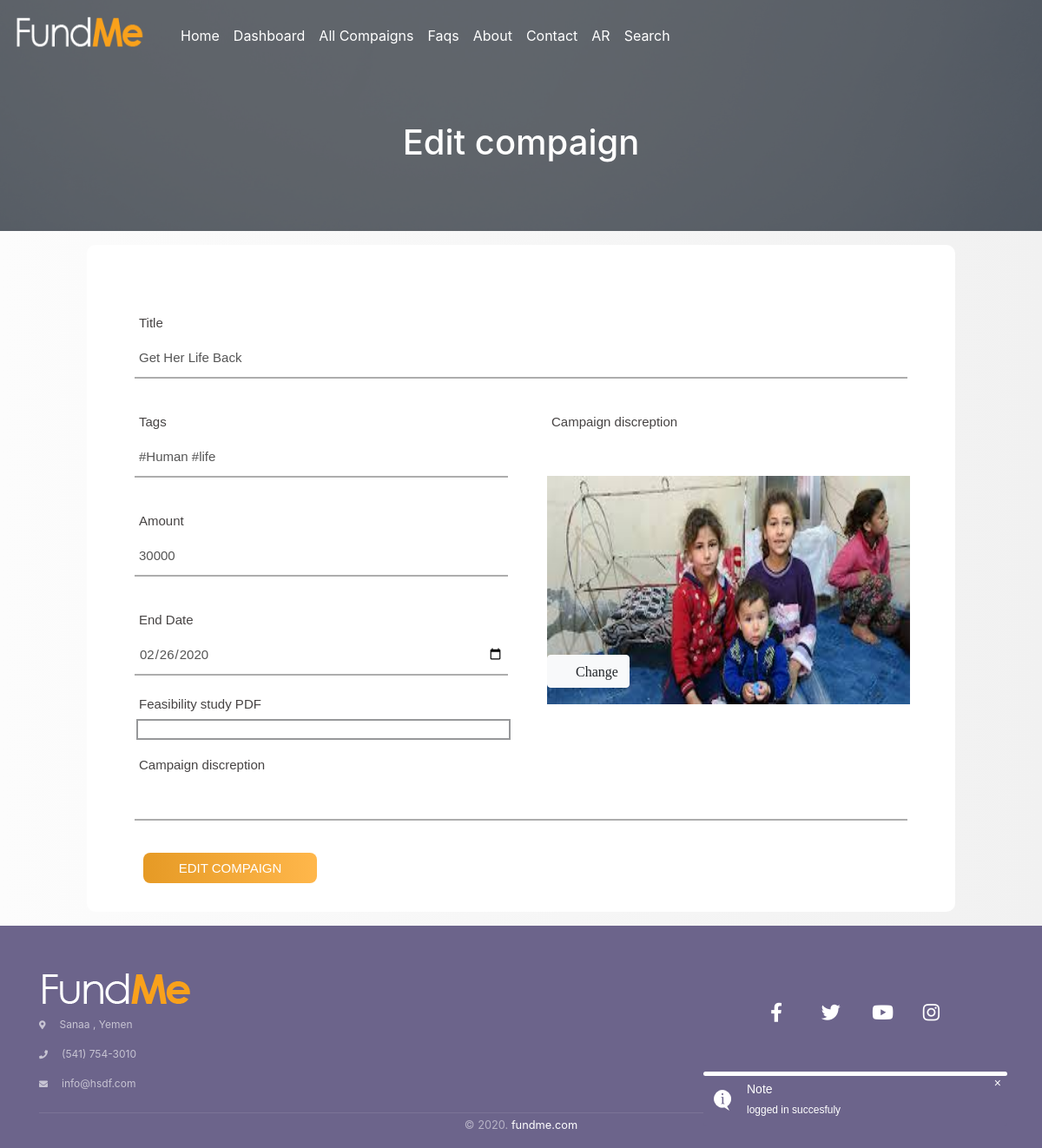
/manageUserCompaign/index/49 (signed in), run on the app's committed database.
### tables this page shows
CREATE TABLE `compigans` (
  `id` int(11) NOT NULL,
  `owner_id` int(11) NOT NULL,
  `title` varchar(100) NOT NULL,
  `galary` text NOT NULL,
  `descrption` text NOT NULL,
  `file` text NOT NULL,
  `tags` text NOT NULL,
  `status` varchar(10) NOT NULL,
  `cost` double NOT NULL,
  `duration` timestamp NOT NULL DEFAULT current_timestamp() ON UPDATE current_timestamp(),
  `pending` int(11) NOT NULL DEFAULT 0,
  `updates` text DEFAULT NULL,
  `created_at` timestamp NOT NULL DEFAULT current_timestamp(),
  `update_at` timestamp NOT NULL DEFAULT current_timestamp()
);

### app/Controllers/manageUserCompaignController.php (called while the page is built, shortened)
<?php
class manageUserCompaignController extends Controller
{
    private $compaignModel;
    public function __construct()
    {
      $this->compaignModel=$this->model->getModel();
    }
    public function index($id='')
    {
      $compaign=$this->compaignModel->find([$id]);
      $this->view->pageTitle='Pinding Users';
      $this->view->render();
    }
}
 ?>

### public/index.php (called while the page is built, shortened)
<?php
$app= new Application;
 ?>

### app/Core/DB.php (called while the page is built, shortened)
<?php
class DB {
      protected $pdoObject;
      public function __construct() {
        try {
          $this->pdoObject=new PDO(DB::DNS,DB::DBUSER,DB::DBPASS);
          $this->pdoObject->setAttribute(PDO::ATTR_DEFAULT_FETCH_MODE,PDO::FETCH_ASSOC);
          $this->pdoObject->setAttribute(PDO::ATTR_ERRMODE, PDO::ERRMODE_EXCEPTION);
          } catch (PDOException $e) {
              echo 'Connection failed: ' . $e->getMessage();
             }
      }
      public function QueryCrud ($sql,$args=array(),$type=1){
        $query=$this->pdoObject->prepare($sql);
        $query->execute($args);
        if($type){
          $data=$query->fetchAll();
               return $data;
        }
        else
            return $this->pdoObject->lastInsertId();
    }
}

### app/Models/Compaign.php (called while the page is built, shortened)
<?php
class Compaign
{
  protected $db;
  function __construct()
  {
    $this->db=new DB();
  }
  public function find($aData)
  {
    $oStmt = 'SELECT * FROM compigans WHERE id =?';
        return $this->db->QueryCrud($oStmt,$aData);
  }
}
  ?>

### app/Core/Controller.php (called while the page is built, shortened)
<?php
class Controller
{
  public function model($modelName)
  {
    $this->model=new Model($modelName);
  }
}
 ?>

### app/Core/Model.php (called while the page is built, shortened)
<?php
class Model{
    protected $model_file;
    public function __construct($model_file)
    {
        $this->model_file=$model_file;
    }
    public function getModel(){
        if (file_exists(MODEL. $this->model_file.'.php')) {
            $this->modelObj= new $this->model_file;
              return $this->modelObj;
     }
}
}

### app/Views/home/editCompaign.phtml (the view, shortened to what this page needs)
<?php
include  VIEW.'layouts'.DIRECTORY_SEPARATOR.'header.phtml';
$compaign=$this->view_data['compaign'][0];
?>
<body>
  <section class="cover-background top-space section-img" >
        <div class="opacity-medium bg-dark"></div>
        <div class="container">
            <div class="row">
                <div class="col-md-12 col-sm-12 col-xs-12 display-table page-title">
                    <div class="vertical-align-middle text-center">
                        <h1 class="text-white text-shadow-black"><?php echo $lang['item120']?></h1>
                    </div>
                </div>
            </div>
        </div>
    </section>
  <div class="container-login100">
			<div class="wrap-login100 com1000" >
      <form class="login100-form validate-form"  action="/manageUserCompaign/uploadFiles" id="addCompignForm" name="addCompignForm" method="post" enctype="multipart/form-data">
				<form class="login100-form validate-form"  action="/compaign/uploadFiles" id="addCompignForm" name="addCompignForm" method="post" enctype="multipart/form-data">
				<div class="row">
				<div class="col-md-12">
				<div class="wrap-input100 " >
            <label for="files" class='btn-label' ><?php echo $lang['item33']?></label>
						<input class="input100" type="text" name="Title"  value="<?php echo $compaign['title']; ?>" oninput="stringlength(document.addCompignForm.Title, 10, 50); " />
					</div>
				</div>
				 <div class="col-md-6">
					<div class="wrap-input100 " >
            <label for="files" class='btn-label' ><?php echo $lang['item34']?></label>
						<input class="input100" type="text" name="Tags"  value='<?php if(isset($_POST['Tags']))echo$_POST['Tags']; else echo $compaign['tags']; ?>'  oninput=" stringlength(document.addCompignForm.Tags, 2, 20)" >
					</div>
					<div class="wrap-input100 " >
            <label for="files" class='btn-label' ><?php echo $lang['item35']?></label>
						<input class="input100" type="number" name="Amount"  value='<?php if(isset($_POST['Amount']))echo$_POST['Amount']; else echo $compaign['cost'];?>'   />
					</div>
					<div class="wrap-input100 mb20" >
             <label for="files" class='btn-label' ><?php echo $lang['item36']; ?></label>
						<input class="input100" type="date" name="Deuration"  value='<?php if(isset($_POST['Deuration']))echo$_POST['Deuration']; else echo explode(" ",$compaign['created_at'])[0]?>' oninput="validateDate(document.addCompignForm.Deuration)"/>
					</div>
					<div  >
					<label for="files" class='btn-label' >
					<?php echo $lang['item38']?></label>
					<div class="container pdf-cont">
						<div class='pdf-div' style="padding: 10px"   >
						</div>
					</div>
					</div>
				</div>
				<div class="col-md-6">
          <div class="container cont-pdf" >
            <label for="files" class='btn-label' ><?php echo $lang['item37']?></label>
						<img src="/uploads/<?php echo $compaign['galary']; ?>" alt="choose image" style="width: 418px; height:263px; margin-top:45px;"   id='image' class="profileImg mt-30">
						  <i class='fas fa-check btn btn-light change-btn'> Change</i>
					</div>
				</div>
				<div class="col-md-12 mt-3">
				<div class="wrap-input100 " >
				<label for="descrption" class='btn-label' ><?php echo $lang['item37']?></label>
					</div>
				</div>
					<div class="" style="width: 200px; float:left; margin-left:25px">
						<div class="wrap-login100-form-btn">
							<div class="login100-form-bgbtn"></div>
							<button type="button" class="login100-form-btn" id="addComp"name="addComp" onclick="serverSideValidation();" ><?php echo $lang['item120']?></button>
						</div>
					</div>
				</form>
			</div>
		</div>
    <?php include  VIEW.'layouts'.DIRECTORY_SEPARATOR.'footer_section.phtml'; ?>
    <?php include  VIEW.'layouts'.DIRECTORY_SEPARATOR.'footer.phtml'; ?>

### public/css/home/all.css (style rules this page uses)
.fa, .fas, .far, .fal, .fab { -moz-osx-font-smoothing: grayscale; -webkit-font-smoothing: antialiased; display: inline-block; font-style: normal; font-variant: normal; text-rendering: auto; line-height: 1; }
.fa-check:before { content: "\f00c"; }
.fa, .fas { font-family: 'Font Awesome 5 Free'; font-weight: 900; }

### public/css/home/style-ltr.css (style rules this page uses)
html * { -webkit-font-smoothing: antialiased; }
html { scroll-behavior: smooth; }
.bg-dark { background-color: rgba(0, 0, 0, 0.56); }
.opacity-medium { position: absolute; height: 100%; width: 100%; opacity: 0.75; top: 0; right: 0; }
.cover-background { position: relative !important; background-size: cover !important; overflow: hidden !important; background-position: center !important; background-repeat: no-repeat !important; }
.top-space { padding-top: 140px; }
.page-title { padding-bottom: 70px; }
::placeholder { font-size: 16px; color: rgb(104, 101, 101); }
.text-white { color: #FFF; }
*, *:before, *:after { -webkit-box-sizing: inherit; box-sizing: inherit; }
html { -webkit-box-sizing: border-box; box-sizing: border-box; }

### public/css/home/new-ltr.css (style rules this page uses)
input { outline: none; border: none; }
button { outline: none !important; border: none; background: transparent; }
.container-login100 { width: 100%; min-height: 100vh; display: -webkit-box; display: -webkit-flex; display: -moz-box; display: -ms-flexbox; display: flex; flex-wrap: wrap; justify-content: center; align-items: center; padding: 15px; background: -webkit-linear-gradient(left, #fcfcfc, #f1f1f1); }
.wrap-login100 { width: 390px; background: #fff; border-radius: 10px; overflow: hidden; padding: 77px 55px 33px 55px; }
.login100-form { width: 100%; }
.wrap-input100 { width: 100%; position: relative; border-bottom: 2px solid #adadad; margin-bottom: 37px; }
.input100 { font-family: 'Poppins', sans-serif; font-size: 15px; color: #555555; line-height: 1.2; display: block; width: 100%; height: 45px; background: transparent; padding: 0 5px; }
.wrap-login100-form-btn { width: 100%; display: block; position: relative; z-index: 1; border-radius: 8px; overflow: hidden; margin: 0 auto; }
.login100-form-bgbtn { position: absolute; z-index: -1; width: 300%; height: 100%; background: #a64bf4; background: -webkit-linear-gradient(right, #f9a322, #ffb74b, #e69a25, #f9a322); background: -o-linear-gradient(right, #f9a322, #ffb74b, #e69a25, #f9a322); background: -moz-linear-gradient(right, #f9a322, #ffb74b, #e69a25, #f9a322); background: linear-gradient(right, #f9a322, #ffb74b, #e69a25, #f9a322); top: 0; left: -100%; -webkit-transition: all 0.4s; -o-transition: all 0.4s; -moz-transition: all 0.4s; transition: all 0.4s; }
.login100-form-btn { font-family: 'Poppins', sans-serif; font-size: 15px; color: #fff; line-height: 1.2; text-transform: uppercase; display: -webkit-box; display: -webkit-flex; display: -moz-box; display: -ms-flexbox; display: flex; justify-content: center; align-items: center; padding: 0 20px; width: 100%; height: 35px; }
h1, .h2, .h3, .h4, .h5 { font-family: 'Poppins', -apple-system, BlinkMacSystemFont, 'Poppins', Roboto, 'Poppins', Arial, sans-serif, "Apple Color Emoji", "Segoe UI Emoji", "Segoe UI Symbol", "Noto Color Emoji"; }
.com1000 { width: 1000px; }
.mb20 { margin-bottom: 20px; }
.btn-label { color: #464343; line-height: 1.2; font-family: 'Poppins', sans-serif; font-size:15px; margin-left: 5px; }
.pdf-cont { position: relative; }
.pdf-div { width: 431px; border: #97989a 2px solid; color: #97989a; padding: 10px 160px; margin-left: -13px; }
.mt-30 { margin-top: 30px; }
.section-img { background-image:url('/images/home/e.jpg'); }
.change-btn { position: absolute; bottom: 60px; }
::placeholder { color: #d2d2c4 !important; opacity: 1; }

### data on the page
compigans: Title "Get Her Life Back", Tags "#Human #life", Amount "30000", Deuration "02/26/2020", galary (picture)

### other printed values
$lang['item1'] "Home"
$lang['item0'] "Dashboard"
$lang['item6a'] "All Compaigns"
$lang['faqs'] "Faqs"
$lang['item3'] "About"
$lang['item2'] "Contact"
$lang['item8c'] "Search"
$lang['item120'] "Edit compaign"
$lang['item33'] "Title"
$lang['item34'] "Tags"
$lang['item35'] "Amount"
$lang['item36'] "End Date"
$lang['item38'] "Feasibility study PDF"
$lang['item37'] "Campaign discreption"
$lang['item120'] "EDIT COMPAIGN"
